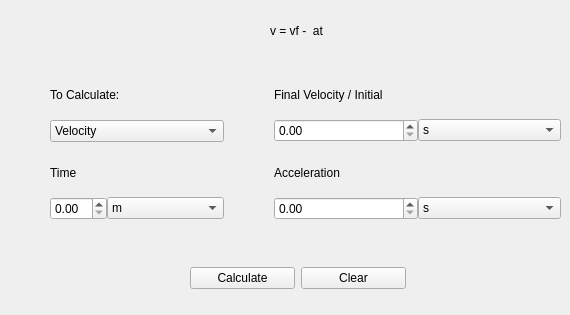
        <widget class="QWidget" name="tab_4">
         <attribute name="title">
          <string>Acceleration</string>
         </attribute>
         <widget class="QLabel" name="label_distcov_2">
          <property name="geometry">
           <rect>
            <x>270</x>
            <y>20</y>
            <width>111</width>
            <height>21</height>
           </rect>
          </property>
          <property name="text">
           <string>v = vf -  at</string>
          </property>
         </widget>
         <widget class="QWidget" name="layoutWidget">
          <property name="geometry">
           <rect>
            <x>50</x>
            <y>70</y>
            <width>511</width>
            <height>150</height>
           </rect>
          </property>
          <layout class="QGridLayout" name="gridLayout_20">
           <property name="horizontalSpacing">
            <number>50</number>
           </property>
           <item row="1" column="0">
            <layout class="QGridLayout" name="gridLayout_17">
             <item row="0" column="0" colspan="2">
              <widget class="QLabel" name="label_19">
               <property name="text">
                <string>Time</string>
               </property>
              </widget>
             </item>
             <item row="1" column="0">
              <widget class="QDoubleSpinBox" name="doubleSpinBox_Time2"/>
             </item>
             <item row="1" column="1">
              <widget class="QComboBox" name="comboBox_Time2">
               <item>
                <property name="text">
                 <string>m</string>
                </property>
               </item>
               <item>
                <property name="text">
                 <string>Km</string>
                </property>
               </item>
               <item>
                <property name="text">
                 <string>cm</string>
                </property>
               </item>
               <item>
                <property name="text">
                 <string>Nouvel élément</string>
                </property>
               </item>
              </widget>
             </item>
            </layout>
           </item>
           <item row="1" column="1" colspan="2">
            <layout class="QGridLayout" name="gridLayout_18">
             <item row="0" column="0" colspan="2">
              <widget class="QLabel" name="label_20">
               <property name="text">
                <string>Acceleration</string>
               </property>
              </widget>
             </item>
             <item row="1" column="0">
              <widget class="QDoubleSpinBox" name="doubleSpinBox_Acc"/>
             </item>
             <item row="1" column="1">
              <widget class="QComboBox" name="comboBox_Acc">
               <item>
                <property name="text">
                 <string>s</string>
                </property>
               </item>
               <item>
                <property name="text">
                 <string>m</string>
                </property>
               </item>
               <item>
                <property name="text">
                 <string>h</string>
                </property>
               </item>
              </widget>
             </item>
            </layout>
           </item>
           <item row="0" column="0">
            <layout class="QGridLayout" name="gridLayout_16">
             <item row="0" column="0">
              <widget class="QLabel" name="label_18">
               <property name="text">
                <string>To Calculate:</string>
               </property>
              </widget>
             </item>
             <item row="1" column="0">
              <widget class="QComboBox" name="comboBox_Type_2">
               <item>
                <property name="text">
                 <string>Velocity</string>
                </property>
               </item>
               <item>
                <property name="text">
                 <string>Time</string>
                </property>
               </item>
               <item>
                <property name="text">
                 <string>Distance</string>
                </property>
               </item>
              </widget>
             </item>
            </layout>
           </item>
           <item row="0" column="1" colspan="2">
            <layout class="QGridLayout" name="gridLayout_19">
             <item row="0" column="0" colspan="2">
              <widget class="QLabel" name="label_21">
               <property name="text">
                <string>Final Velocity / Initial</string>
               </property>
              </widget>
             </item>
             <item row="1" column="0">
              <widget class="QDoubleSpinBox" name="doubleSpinBox_Final_Velocity"/>
             </item>
             <item row="1" column="1">
              <widget class="QComboBox" name="comboBox_Final_Velocity">
               <item>
                <property name="text">
                 <string>s</string>
                </property>
               </item>
               <item>
                <property name="text">
                 <string>m</string>
                </property>
               </item>
               <item>
                <property name="text">
                 <string>h</string>
                </property>
               </item>
              </widget>
             </item>
            </layout>
           </item>
          </layout>
         </widget>
         <widget class="QWidget" name="layoutWidget">
          <property name="geometry">
           <rect>
            <x>190</x>
            <y>250</y>
            <width>216</width>
            <height>56</height>
           </rect>
          </property>
          <layout class="QHBoxLayout" name="horizontalLayout_4">
           <item>
            <widget class="QPushButton" name="pushButton_CalculAcc">
             <property name="text">
              <string>Calculate</string>
             </property>
            </widget>
           </item>
           <item>
            <widget class="QPushButton" name="pushButton_ClearCost_9">
             <property name="cursor">
              <cursorShape>PointingHandCursor</cursorShape>
             </property>
             <property name="text">
              <string>Clear</string>
             </property>
            </widget>
           </item>
          </layout>
         </widget>
        </widget>
